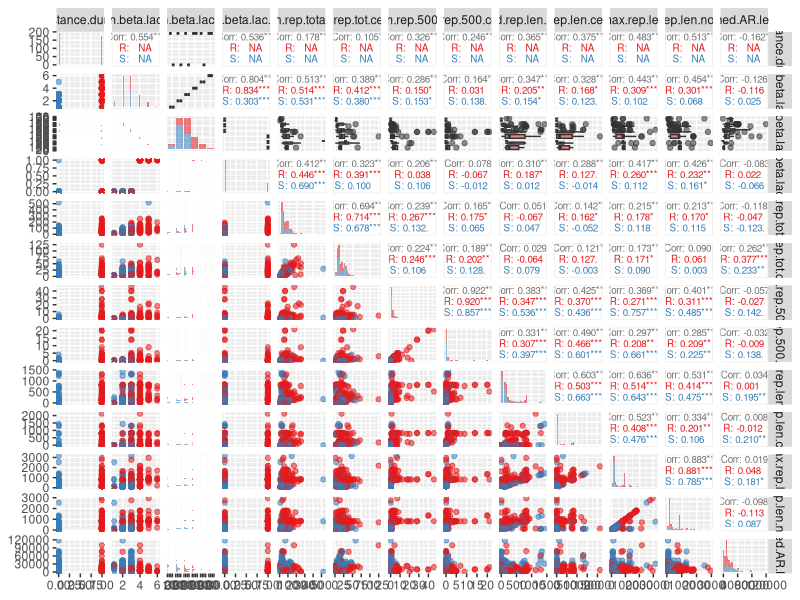

Write R code to recreate this figure. (Note: this script raises an error after producing the figure.)
## ---- chunk 1
knitr::opts_chunk$set(fig.width = 10, fig.height = 5, message = F, warning = F, cache = T)
library(tidyverse)
library(caret)
library(car)
library(GGally)
## ---- chunk 2
feat_amp <- read_csv("tables/features_amp_strain.csv")
feat_amp <- rename(feat_amp, n.plasmids="n_plasmids") %>% relocate(n.plasmids, .before="n.rep.total")

# create dummy from original target
feat_amp$resistance.dummy <- ifelse(feat_amp$resistance=="R", 1, 0)
feat_amp <- relocate(feat_amp, resistance.dummy, .before="n.beta.lac")

# BL counts as an ordered factor
feat_amp$n.beta.lac.f <- factor(feat_amp$n.beta.lac, ordered = T, levels = c(1,2,3,4,5,6))
feat_amp <- relocate(feat_amp, n.beta.lac.f, .before="n.plasmids")

# resistance as factor
feat_amp$resistance <- as.factor(feat_amp$resistance)

# BL counted as binary > 3
feat_amp$n.beta.lac.3 <- ifelse(feat_amp$n.beta.lac > 3, 1, 0)
feat_amp <- relocate(feat_amp, n.beta.lac.3, .before="n.plasmids")

feat_amp
## ---- chunk 3
# use GGally

ggpairs(feat_amp, 
        columns=c(4,5,6,7,9,10,15,16,22,23,25,27,28), 
        aes(color=resistance, alpha=0.2, dotsize=0.02), 
        upper = list(continuous = wrap("cor", size = 2.5)),
        diag=list(continuous ="barDiag"))+
  scale_color_brewer(palette = "Set1")+
  scale_fill_brewer(palette = "Set1")
## ---- chunk 4
feat_selected <- feat_amp %>% select(c(resistance, n.beta.lac.3, n.plasmids, med.rep.len, med.tot.rep.len, max.rep.len, n.rep.total, med.AR.len.cen))

# NAs in `med.tot.rep.len` and in `med.AR.len.cen` should be replaced with 0s
feat_selected$med.tot.rep.len <- ifelse(is.na(feat_selected$med.tot.rep.len), 0, feat_selected$med.tot.rep.len)
feat_selected$med.AR.len.cen <- ifelse(is.na(feat_selected$med.AR.len.cen), 0, feat_selected$med.AR.len.cen)

summary(feat_selected)
## ---- chunk 5
set.seed(100)

inTrain <- createDataPartition(y = feat_selected$resistance, p=0.7, list=FALSE)


training <- feat_selected[inTrain,]
testing <- feat_selected[-inTrain,]
## ---- chunk 6
fitControl_roc <- trainControl(## 5-fold CV
                           method = "repeatedcv",
                           number = 5,
                           ## repeated ten times
                           repeats = 10, 
                           allowParallel = T,
                           classProbs = T,
                           summaryFunction = twoClassSummary)

fitControl_acc <- trainControl(## 5-fold CV
                           method = "repeatedcv",
                           number = 5,
                           ## repeated ten times
                           repeats = 10, 
                           allowParallel = T)
## ---- chunk 7
set.seed(100)

Fit1 <- train(resistance ~ n.beta.lac.3 + med.AR.len.cen + max.rep.len, data = training, 
                 method = "regLogistic", 
                 trControl = fitControl_roc,
                 verbose = FALSE,
                 metric="ROC")
Fit1
## ---- chunk 8
Fit1$finalModel$W
## ---- chunk 9
set.seed(100)

Fit1_acc <- train(resistance ~ n.beta.lac.3 + med.AR.len.cen + max.rep.len, data = training, 
                 method = "regLogistic", 
                 trControl = fitControl_acc,
                 verbose = FALSE,
                 metric="Accuracy")
Fit1_acc
## ---- chunk 10
Fit1_acc$finalModel$W
## ---- chunk 11

predClasses <- predict(Fit1, newdata=testing)

confusionMatrix(data = predClasses, 
                reference = testing$resistance,
                mode="everything",
                positive="R")
## ---- chunk 12

predClasses_acc <- predict(Fit1_acc, newdata=testing)

confusionMatrix(data = predClasses_acc, 
                reference = testing$resistance,
                mode="everything",
                positive="R")
## ---- chunk 13
feat_amp <- select(feat_amp, -c(strain, AB, resistance.dummy))

skimr::skim_to_wide(feat_amp)
## ---- chunk 14
# make it by hand
feat_amp$n.rep.tot.cen <- ifelse(is.na(feat_amp$n.rep.tot.cen), 0, feat_amp$n.rep.tot.cen)

feat_amp$n.rep.tot.non.cen <- ifelse(is.na(feat_amp$n.rep.tot.non.cen), 0, feat_amp$n.rep.tot.non.cen)

feat_amp$med.tot.rep.len <- ifelse(is.na(feat_amp$med.tot.rep.len), 0, feat_amp$med.tot.rep.len)

feat_amp$med.AR.len.cen <- ifelse(is.na(feat_amp$med.AR.len.cen), 0, feat_amp$med.AR.len.cen)

feat_amp$ampC.med.tot.rep.len <- ifelse(is.na(feat_amp$ampC.med.tot.rep.len), 0, feat_amp$ampC.med.tot.rep.len)
## ---- chunk 15
# exclude resistance, n.beta.lac.3, n.beta.lac.f
feat_amp_proc <- feat_amp[, c(2, 5:36)]

descrCor <- cor(feat_amp_proc)
summary(descrCor[upper.tri(descrCor)])
## ---- chunk 16
highlyCorDescr <- findCorrelation(descrCor, cutoff = .75)

feat_amp_proc <- feat_amp_proc[,-highlyCorDescr]

# check new correlations
descrCor2 <- cor(feat_amp_proc)
summary(descrCor2[upper.tri(descrCor2)])
## ---- chunk 17
feat_amp_proc$n.beta.lac.3 <- feat_amp$n.beta.lac.3

feat_amp_proc$resistance <- feat_amp$resistance
## ---- chunk 18
set.seed(101)

inTrain <- createDataPartition(feat_amp_proc$resistance, p=0.8, list=FALSE)


training <- feat_amp_proc[inTrain,]
testing <- feat_amp_proc[-inTrain,]
## ---- chunk 19
featurePlot(x = training[, 1:20], 
            y = training$resistance, 
            plot = "box",
            strip=strip.custom(par.strip.text=list(cex=.7)),
            scales = list(x = list(relation="free"), 
                          y = list(relation="free")))
## ---- chunk 20
featurePlot(x = training[, 1:20], 
            y = training$resistance, 
            plot = "density",
            strip=strip.custom(par.strip.text=list(cex=.7)),
            scales = list(x = list(relation="free"), 
                          y = list(relation="free")))
## ---- chunk 21
set.seed(100)

# fitControl is ROC optimized

Fit2 <- train(resistance ~ ., data = training[, c(2:22)], 
                 method = "regLogistic", 
                 trControl = fitControl_roc,
                 verbose = FALSE,
                 metric="ROC")
Fit2
## ---- chunk 22

predClasses <- predict(Fit2, newdata=testing)

confusionMatrix(data = predClasses, 
                reference = testing$resistance,
                mode="everything",
                positive="R")
## ---- chunk 23
set.seed(100)
options(warn=-1)

subsets <- c(1:5, 10, 15, 21)

ctrl <- rfeControl(functions = rfFuncs,
                   method = "repeatedcv",
                   repeats = 5,
                   verbose = FALSE,
                   allowParallel = T)

# training[, 2:21] - 2:21 because I want to exclude n.beta.lac and leave only its binary counterpart n.beta.lac.3
lmProfile <- rfe(x=training[, 2:21], y=training$resistance,
                 sizes = subsets,
                 rfeControl = ctrl)

lmProfile
## ---- chunk 24
training_top5 <- select(training, c(resistance, n.beta.lac.3, max.rep.len.non.cen, med.AR.len.100, n.rep.100.non.cen, med.AR.len.non.cen.100))

testing_top5 <- select(testing, c(resistance, n.beta.lac.3, max.rep.len.non.cen, med.AR.len.100, n.rep.100.non.cen, med.AR.len.non.cen.100))
## ---- chunk 25
# I use fitControl_roc from earlier

set.seed(100)

Fit3 <- train(resistance ~ ., data = training_top5, 
                 method = "regLogistic", 
                 trControl = fitControl_roc,
                 verbose = FALSE,
                 metric="ROC")
Fit3
## ---- chunk 26

predClasses <- predict(Fit3, newdata=testing_top5)

confusionMatrix(data = predClasses, 
                reference = testing_top5$resistance,
                mode="everything",
                positive="R")
## ---- chunk 27
training_top15 <- select(training, resistance, lmProfile$optVariables)

testing_top15 <- select(testing, resistance, lmProfile$optVariables)
## ---- chunk 28
# I use fitControl_roc from earlier

set.seed(100)

Fit4 <- train(resistance ~ ., data = training_top15, 
                 method = "regLogistic", 
                 trControl = fitControl_roc,
                 verbose = FALSE,
                 metric="ROC")
Fit4
## ---- chunk 29

predClasses <- predict(Fit4, newdata=testing_top15)

confusionMatrix(data = predClasses, 
                reference = testing_top15$resistance,
                mode="everything",
                positive="R")
## ---- chunk 30
#FitRF <- train(resistance ~ ., data=training_top5, method='rf', tuneLength=5, trControl = fitControl)
set.seed(100)

FitRF <- train(resistance ~ ., data = training[, c(2:22)], 
                 method = "rf", 
                 trControl = fitControl_roc,
                 verbose = FALSE,
                 metric="ROC")

FitRF
## ---- chunk 31
predClasses <- predict(FitRF, newdata=testing)

confusionMatrix(data = predClasses, 
                reference = testing$resistance,
                mode="everything",
                positive="R")
## ---- chunk 32
set.seed(100)

FitSVM <- train(resistance ~ ., data = training[, c(2:22)], 
                 method = "svmRadial", 
                 trControl = fitControl_roc,
                 verbose = FALSE,
                 metric="ROC")

FitSVM

## ---- chunk 33
predClasses <- predict(FitSVM, newdata=testing)

confusionMatrix(data = predClasses, 
                reference = testing$resistance,
                mode="everything",
                positive="R")
## ---- chunk 34
set.seed(100)

fit_xgbDART <- train(resistance ~ ., data = training[, c(2:22)], 
                 method = "xgbDART", 
                 trControl = fitControl_roc,
                 verbose = FALSE,
                 metric="ROC")
fit_xgbDART
## ---- chunk 35
filter(fit_xgbDART$results, nrounds == 150, max_depth == 1, eta == 0.4, gamma == 0, subsample == 1, colsample_bytree == 0.6, rate_drop == 0.01, skip_drop == 0.95, min_child_weight == 1)
## ---- chunk 36
predClasses <- predict(fit_xgbDART, newdata=testing)

confusionMatrix(data = predClasses, 
                reference = testing$resistance,
                mode="everything",
                positive="R")
## ---- chunk 37
trctrl <- trainControl(method = "cv", number = 5)

# Takes a long to time to run in kaggle
#tune_grid <- expand.grid(nrounds=c(100,200,300,400), 
#                         max_depth = c(3:7),
#                         eta = c(0.05, 1),
#                         gamma = c(0.01),
#                         colsample_bytree = c(0.75),
#                         subsample = c(0.50),
#                         min_child_weight = c(0))

# Tested the above setting in local machine
tune_grid <- expand.grid(nrounds = 200,
                        max_depth = 5,
                        eta = 0.05,
                        gamma = 0.01,
                        colsample_bytree = 0.75,
                        min_child_weight = 0,
                        subsample = 0.5)

fit_xgbTree <- train(resistance ~., data = training[2:22], method = "xgbTree",
                trControl=fitControl_roc,
                tuneGrid = tune_grid,
                tuneLength = 10,
                metric="ROC")

fit_xgbTree
## ---- chunk 38
models_compare <- resamples(list(RLR1=Fit2, RLR2=Fit3, RF=FitRF, SVM=FitSVM, XGB.DART=fit_xgbDART, XGB.Tree=fit_xgbTree))

summary(models_compare)
## ---- chunk 39
scales <- list(x=list(relation="free"), y=list(relation="free"))
bwplot(models_compare, scales=scales)
## ---- chunk 40
dotplot(models_compare, scales=scales)
## ---- chunk 41
imp_vars_rf <- varImp(FitRF)

plot(imp_vars_rf, main="Variable Importance with RF")
## ---- chunk 42
imp_vars_xgb <- varImp(fit_xgbDART)

plot(imp_vars_xgb, main="Variable Importance with XGB")
## ---- chunk 43
save.image(f="/home/andrei/Data/HeteroR/notebooks/modelling.RData")
